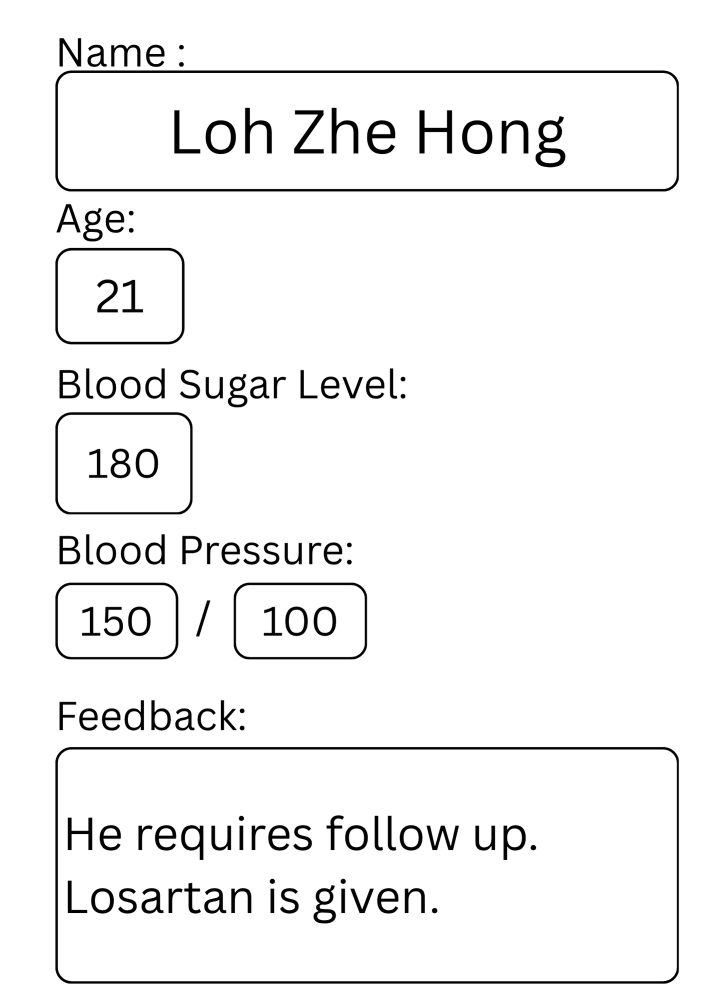
#> input picture trial.png, 1409 x 2000 px (shown at 1/2 size)
$ python find_coordinates.py
#> lines starting #> are read from the running program, lines starting #| are printed output that depends on the picture
import cv2
import numpy as np


img = cv2.imread("trial.png")
#> img is the input picture: shape (2000, 1409, 3); min 0, max 255, mean 243
if img is None:
    raise ValueError("Image not found or cannot be opened.")

# Resize image to fit within 1000x800 window (adjust as needed)
max_width, max_height = 1000, 800
h, w = img.shape[:2]
#> h = 2000; w = 1409
scale = min(max_width / w, max_height / h, 1.0)
#> scale = 0.4
display_img = cv2.resize(img, (int(w * scale), int(h * scale)))
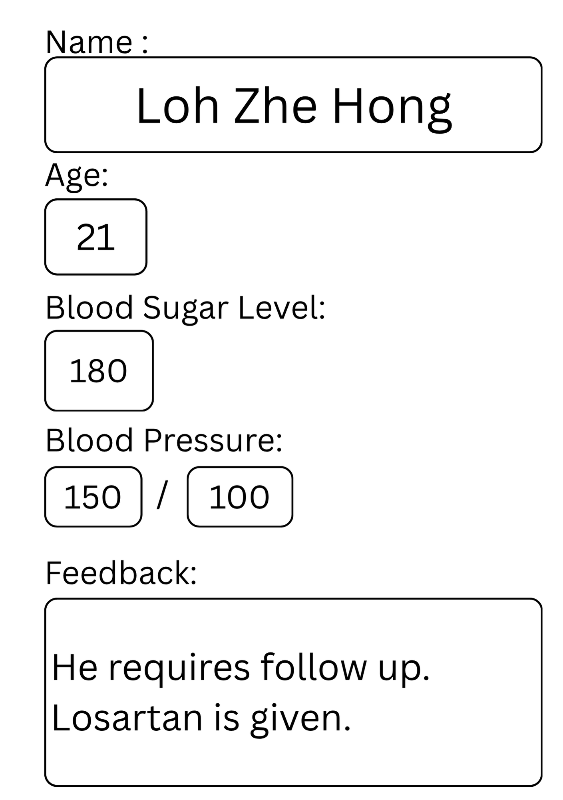
#> display_img: shape (800, 563, 3); min 0, max 255, mean 243
clone = display_img.copy()
working_copy = display_img.copy()
coords = []
current_box = []  # Store temporary points for current box


# [75 lines left out: functions click_event, reset_image, not called in this run]

print("Instructions:")
print("- LEFT CLICK: First click = top-left corner, Second click = bottom-right corner")
print("- RIGHT CLICK: Cancel current box")
print("- Press 'r' to reset image")
print("- Press 'q' to quit and save coordinates")
print("- Press 'd' to delete last box")


cv2.imshow("form", clone)
cv2.setMouseCallback("form", click_event)

while True:
    key = cv2.waitKey(1) & 0xFF
#> (key q is pressed here)

    if key == ord('q'):
        break
    elif key == ord('r'):
        reset_image()
    elif key == ord('d'):
        if coords:
            deleted = coords.pop()
            print(f"Deleted box: {deleted}")
            reset_image()
            # Redraw all remaining boxes
            for i, box in enumerate(coords):
                x1, y1 = box['top_left']
                x2, y2 = box['bottom_right']
                disp_x1 = int(x1 * scale)
                disp_y1 = int(y1 * scale)
                disp_x2 = int(x2 * scale)
                disp_y2 = int(y2 * scale)
                cv2.rectangle(clone, (disp_x1, disp_y1), (disp_x2, disp_y2), (0, 255, 0), 2)
                cv2.putText(clone, str(i+1), (disp_x1, disp_y1-10),
                           cv2.FONT_HERSHEY_SIMPLEX, 0.7, (0, 255, 0), 2)
            cv2.imshow("form", clone)

cv2.destroyAllWindows()

print("\nFinal Box Coordinates:")
for i, box in enumerate(coords):
    print(f"Box {i+1}:")
    print(f"  Top-left: {box['top_left']}")
    print(f"  Bottom-right: {box['bottom_right']}")
    print(f"  Width: {box['width']}, Height: {box['height']}")

# Save to JSON format compatible with your field_config
print("\nJSON format for field_config.json:")
field_config = {}
for i, box in enumerate(coords):
    field_name = f"field_{i+1}"  # You can rename these
    field_config[field_name] = {
        "x": box['top_left'][0],
        "y": box['top_left'][1],
        "width": box['width'],
        "height": box['height']
    }

print(field_config)

# Optional: Save to file
save_to_file = input("\nSave to file? (y/n): ").lower().strip()
#> the answer given: out.png
if save_to_file == 'y':
    filename = input("Enter filename (e.g., field_config.json): ").strip()
    if not filename.endswith('.json'):
        filename += '.json'

    import json
    with open(filename, 'w') as f:
        json.dump(field_config, f, indent=2)
    print(f"Coordinates saved to {filename}")
